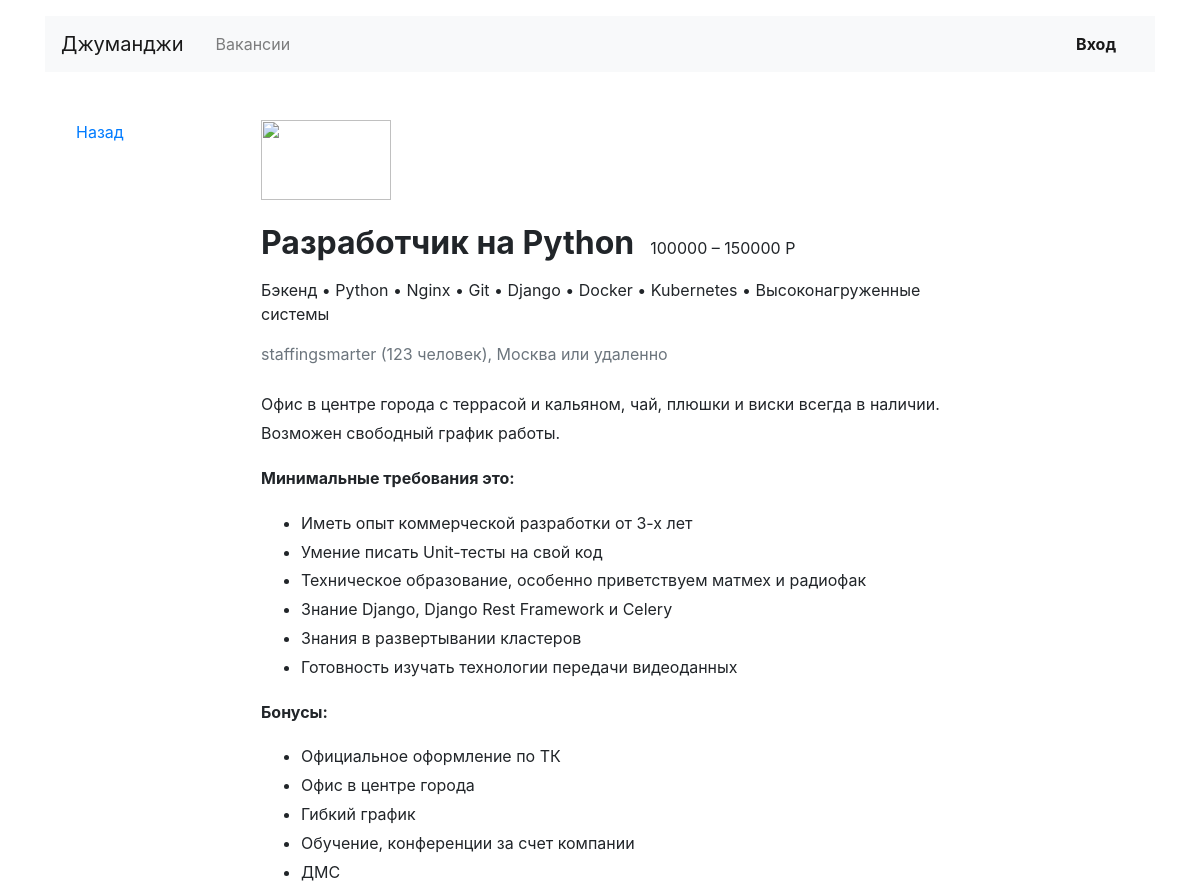
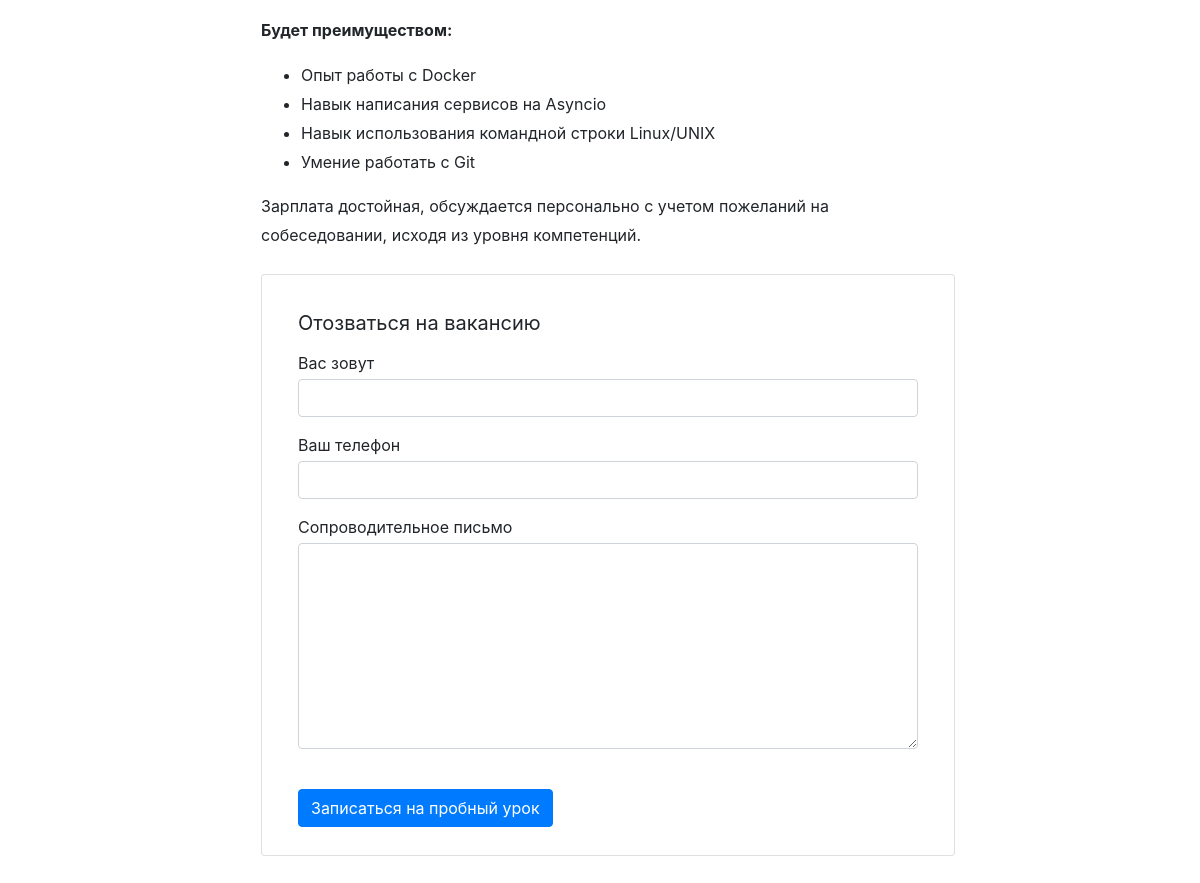
The page /vacancies/1/ on the database its author committed (2 pictures, top to bottom).
### vacancies/models.py (models this page shows)
class Vacancy(models.Model):
    title = models.CharField(max_length=64)
    specialty = models.ForeignKey(Specialty, related_name='vacancies', on_delete=models.CASCADE)
    company = models.ForeignKey(Company, related_name='vacancies', on_delete=models.CASCADE)
    skills = models.TextField()
    description = models.TextField()
    salary_min = models.IntegerField()
    salary_max = models.IntegerField()
    published_at = models.DateField(auto_now=False, auto_now_add=False)

class Specialty(models.Model):
    code = models.CharField(max_length=64)
    title = models.CharField(max_length=64)
    picture = models.URLField(default='https://place-hold.it/100x60')

class Company(models.Model):
    name = models.CharField(max_length=64)
    location = models.CharField(max_length=64)
    logo = models.URLField(default='https://place-hold.it/100x60')
    description = models.TextField()
    employee_count = models.IntegerField()

### vacancies/views.py (the view)
# urls.py: path('vacancies/<int:vacancy_id>/', vacancy_view, name='vacancy'),
def vacancy_view(request, vacancy_id):
    context = dict()
    vacancies_dict = create_vacancies_dict(Vacancy.objects.filter(id=vacancy_id))
    for vacancy_list in vacancies_dict.values():
        context['vacancies_dict'] = vacancy_list
    company_id = context['vacancies_dict']['company_id']
    context['company_name'] = Company.objects.get(id=company_id).name
    context['company_location'] = Company.objects.get(id=company_id).location
    context['company_employee'] = Company.objects.get(id=company_id).employee_count
    context['company_description'] = Company.objects.get(id=company_id).description
    return render(request, "vacancy.html", context=context)

### vacancies/views.py (called while the page is built)
def create_vacancies_dict(vacancies_filter):
    vacancies_temp = dict()
    vacancies_dict = dict()
    for vacancy in vacancies_filter:
        vacancies_temp['id'] = vacancy.id
        vacancies_temp['title'] = vacancy.title
        vacancies_temp['skills'] = str(vacancy.skills).replace(",", " •")
        vacancies_temp['salary_min'] = vacancy.salary_min
        vacancies_temp['salary_max'] = vacancy.salary_max
        vacancies_temp['specialty'] = Specialty.objects.get(id=vacancy.specialty_id).title
        vacancies_temp['published_at'] = vacancy.published_at
        vacancies_temp['company_id'] = vacancy.company_id
        vacancies_temp['description'] = vacancy.description
        vacancies_dict[vacancy.id] = vacancies_temp.copy()
        vacancies_temp.clear()
    return vacancies_dict

### templates/vacancy.html
{% extends 'base.html' %}
{% block container %}
  <main class="container mt-3 pb-5">
    <div class="row mt-5">
      <div class="col-12 col-lg-2">
        <div class="pl-3 mb-5">
          <p><a href="#">Назад</a></p>
        </div>
      </div>
      <div class="col-12 col-lg-8">
        <section class="pl-3">
          <a href="#"><img src="https://place-hold.it/130x80" width="130" height="80" alt=""></a>
          <div class="d-flex align-items-baseline align-content-baseline">
              <h1 class="h2 mt-4 font-weight-bold" >{{ vacancies_dict.title }}</h1>
            <p class="m-0 pl-3">{{ vacancies_dict.salary_min }} – {{ vacancies_dict.salary_max }} Р</p>
          </div>
          <p class="mt-2">{{ vacancies_dict.specialty }} • {{ vacancies_dict.skills }}</p>
          <p class="text-muted mb-4">{{ company_name }} ({{ company_employee }} человек), {{ company_location }} или удаленно</p>
            <div style="line-height: 1.8;">
            <p>{{ vacancies_dict.description|safe }}</p>
          </div>
          <form action="/echo" class="card mt-4 mb-3" enctype="multipart/form-data">
            <div class="card-body mx-3">
              <p class="h5 mt-3 font-weight-normal">Отозваться на вакансию</p>
              <div class="form-group">
                <label class="mb-1 mt-2" for="userName">Вас зовут</label>
                <input class="form-control" type="text" placeholder="" id="userName">
              </div>
              <div class="form-group">
                <label class="mb-1" for="userPhone">Ваш телефон</label>
                <input class="form-control" type="tel" placeholder="" id="userPhone">
              </div>
              <div class="form-group">
                <label class="mb-1" for="userMsg" >Сопроводительное письмо</label>
                <textarea class="form-control" rows="8" id="userMsg"></textarea>
              </div>
              <input type="submit" class="btn btn-primary mt-4 mb-2" value="Записаться на пробный урок">
            </div>
          </form>
        </section>
      </div>
    </div>
  </main>
{% endblock %}

### templates/base.html (shortened to what this page needs)
<!DOCTYPE html>
<html lang="ru">
<head>
  <link rel="stylesheet" href="https://stackpath.bootstrapcdn.com/bootstrap/4.3.1/css/bootstrap.min.css">
</head>
<body>
  <header class="container mt-3">
    <nav class="navbar navbar-expand-lg navbar-light bg-light">
      <a class="navbar-brand mr-4" href="{% url 'main' %}">Джуманджи</a>
      <div class="collapse navbar-collapse justify-content-between" id="navbarNav">
        <ul class="navbar-nav col-10">
          <li class="nav-item">
            <a class="nav-link" href="{% url 'vacancies' %}">Вакансии</a>
          </li>
        </ul>
        <ul class="navbar-nav col-2 justify-content-end">
          <li class="nav-item active">
            <a href="#" class="nav-link font-weight-bold">Вход</a>
          </li>
        </ul>
      </div>
    </nav>
  </header>
  <div class="container">
    {% block container %} {% endblock %}
  </div>
</body>
</html>

### rows shown on the page
Vacancy: title "Разработчик на Python", description "Офис в центре города с террасой и кальяном, чай, плюшки и виски всегда в наличии. Возможен свободный график работы. Минимальные требования это: Иметь опыт коммерческой разработки от 3-х лет Умение писать Unit-тесты на свой код Техническое образование, особенно приветствуем матмех и радиофак Знание Django, Django Rest Framework и Celery Знания в развертывании кластеров Готовность изучать технологии передачи видеоданных Бонусы: Официальное оформление по ТК Офис в центре города Гибкий график Обучение, конференции за счет компании ДМС Будет преимуществом: Опыт работы с Docker Навык написания сервисов на Asyncio Навык использования командной строки Linux/UNIX Умение работать с Git Зарплата…"
Specialty: specialty "Бэкенд"
Company: name "staffingsmarter", location "Москва"

### other values the page prints
{{ vacancies_dict.salary_min }} "100000"
{{ vacancies_dict.salary_max }} "150000"
{{ vacancies_dict.skills }} "Python • Nginx • Git • Django • Docker • Kubernetes • Высоконагруженные системы"
{{ company_employee }} "123"
